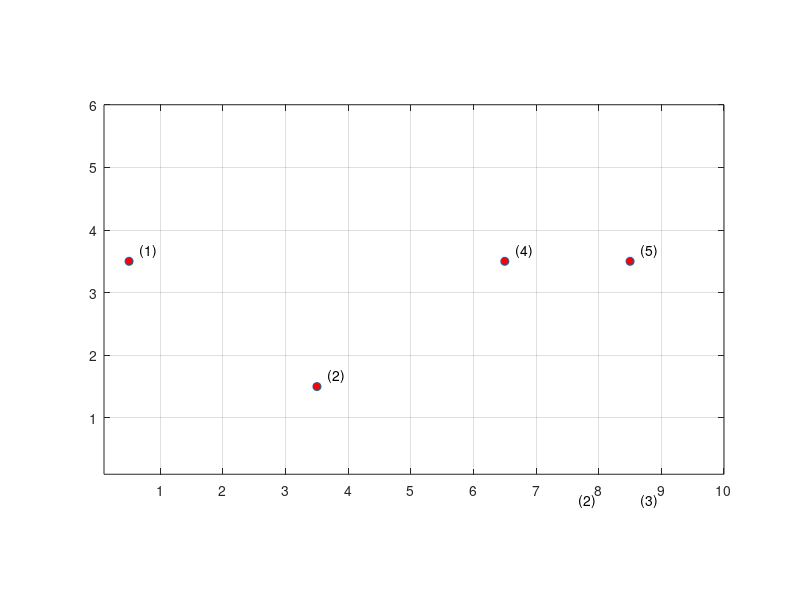

This chart was generated by the following MATLAB code:
%Determining path
%Workspace: [10 6 5]
%Coordinate: [x y z]
%Translate into mm - whats the translatation?
%HluToMm = [32 32 20]

LegoMatSize = [10 6 5];
NumberOfLocations = 6;

MapGrid=zeros(LegoMatSize(2),LegoMatSize(1));
PointList=[1, 4, 1; 4, 2, 2; 8, 0, 2; 9, 0, 3; 7, 4, 4; 9, 4, 5; ];
SortedPoints=zeros(NumberOfLocations, 3);
Scalars=zeros(NumberOfLocations,2);

for i=1:NumberOfLocations
    Scalars(i,1) = sqrt(PointList(i,1)^2 + PointList(i,2)^2 + PointList(i,3)^2);
    Scalars(i,2) = i;
end
ScalarsNew = sortrows(Scalars);
for j=1:NumberOfLocations
    SortedPoints(j,:) = PointList((ScalarsNew(j,2)),:);
end    

Scalars
ScalarsNew

SortedPoints
PointList

%%  Display Positions
% Display the Point List
%disp(PointList);
% Make a graph
figure(100+randi(100));
plot(PointList(:,1)-0.5, PointList(:,2)-0.5, 'Marker','o','MarkerFaceColor','red', 'LineStyle', 'none')
axis([0.1 LegoMatSize(1) 0.1 LegoMatSize(2)]);
set(gca,'XTick',1:LegoMatSize(1));
set(gca,'YTick',1:LegoMatSize(2));
axis equal;
grid on;
for ii=1:NumberOfLocations
    text(PointList(ii,1)-0.33, PointList(ii,2)-0.33, strcat('(',num2str(PointList(ii,3)), ')'));
end


